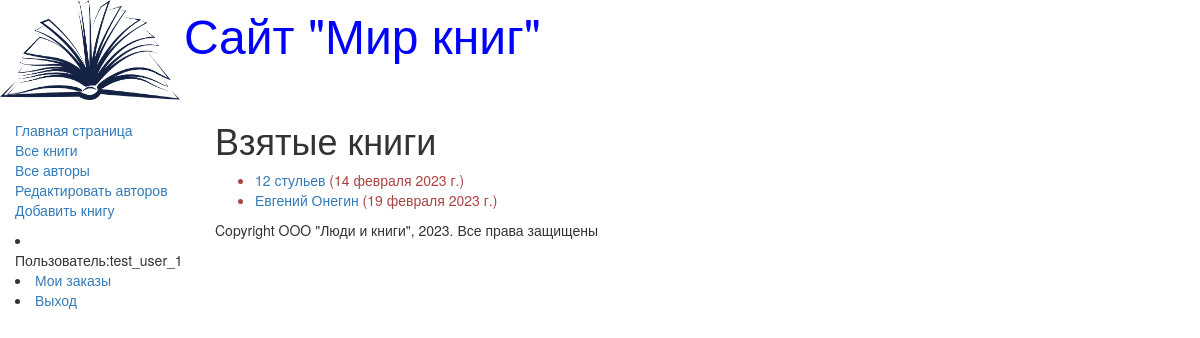
The app's page /mybooks/ (signed in) with its own data.
### catalog/models.py (models this page shows, shortened)
class Bookinstance(models.Model):
    book = models.ForeignKey('Book', on_delete=models.CASCADE, null=True, )
    inv_nom = models.CharField(max_length=20, null=True, help_text='Введите инвентарный номер экземпляра',
                               verbose_name='Инвентарный номер')
    imprint = models.CharField(max_length=200, null=True, help_text='Введите издательство и год выпуска',
                               verbose_name='Издательство')
    status = models.ForeignKey('Status', on_delete=models.CASCADE, null=True, help_text='Изменить состояние экземпляра',
                               verbose_name='Статус экземпляра книги')
    due_back = models.DateField(null=True, blank=True, help_text='Введите конец срока статуса',
                                verbose_name='Дата окончания статуса')
    borrower = models.ForeignKey(User, on_delete=models.SET_NULL, null=True, blank=True, verbose_name='Заказчик',
                                 help_text='Выбирите заказчика книги')
    @property
    def is_overdue(self):
        if self.due_back and date.today() > self.due_back:
            return True
        return False

class Book(models.Model):
    title = models.CharField(max_length=200, help_text='Введите название книги', verbose_name='Название книги')
    genre = models.ForeignKey(Genre, on_delete=models.CASCADE, help_text='Выберите жанр книги',
                              verbose_name='Жанр книги', null=True)
    language = models.ForeignKey(Language, on_delete=models.CASCADE, help_text='Выберите язык книги',
                                 verbose_name='Язык книги', null=True)
    author = models.ManyToManyField(Author, help_text='Выберите автора книги',
                                    verbose_name='Автор книги')
    summary = models.TextField(max_length=1000, help_text='Введите красткое описание книги',
                               verbose_name='Аннотация книги')
    isbn = models.CharField(max_length=13, help_text='Должно содержать 13 символов', verbose_name='ISBN книги')
    def display_author(self):
        return ', '.join([author.last_name for author in self.author.all()])
    display_author.short_description = 'Авторы'

### catalog/views.py (the view)
# urls.py: re_path(r'^mybooks/$', views.LoanedBooksByUserListView.as_view(), name='my-borrowed')
class LoanedBooksByUserListView(LoginRequiredMixin, generic.ListView):
    model = Bookinstance
    template_name = 'catalog/bookinstance_list_borrowed_user.html'
    paginate_by = 10
    def get_queryset(self):
        return Bookinstance.objects.filter(borrower=self.request.user).filter(status__exact='2').order_by('due_back')

### catalog/templates/catalog/bookinstance_list_borrowed_user.html
<!DOCTYPE html>
{% extends 'base_generic.html' %}
{% block content %}
<h1>Взятые книги</h1>
{% if bookinstance_list %}
<ul>
    {% for bookinst in bookinstance_list %}
    <li class="{% if bookinst.is_overdue %} text-danger{% endif %}">
        <a href="{% url 'book-detail' bookinst.book.pk %}">{{ bookinst.book.title }}</a>
                                                          ({{ bookinst.due_back }})
    </li>
    {% endfor %}
</ul>
    {% else %}
        <p>Нет книг со статусом в заказе</p>
    {% endif %}
{% endblock %}

### catalog/templates/base_generic.html (shortened to what this page needs)
<!DOCTYPE html>
<html lang="en">
<head>
    <link rel="stylesheet" href="https://maxcdn.bootstrapcdn.com/bootstrap/3.3.7/css/bootstrap.min.css">
    {% load static %}
        <link rel="stylesheet" href="{% static 'ccs/style.css' %}">
    {% block head %}
        <img src="{% static 'images/logo.png' %}" style="width: 180px; height: 100px;" align="absmiddle">
        <font size="7" color="blue">Сайт "Мир книг"</font>
    {% endblock %}
</head>
<body>
    <div class="container-fluid">
        <div class="row">
            <div class="col-sm-2">
            {% block sidebar %}
            <ul class="sidebar-nav">
                <li> <a href="{% url 'index' %}">Главная страница</a></li>
                <li> <a href="{% url 'books' %}">Все книги</a></li>
                <li> <a href="{% url 'authors' %}">Все авторы</a></li>
                <li> <a href="{% url 'authors_add' %}">Редактировать авторов</a></li>
                <li> <a href="{% url 'book_create' %}">Добавить книгу</a></li>
            </ul>
                {% if user.is_authenticated %}
                    <li>Пользователь:{{ user.get_username }}</li>
                    <li><a href="{% url 'my-borrowed' %}">Мои заказы</a></li>
                    <li><a href="{% url 'logout' %}?next={{ request.path}} ">Выход</a></li>
                {% else %}
                    <li><a href="{% url 'login' %}?next={{ request.path }} ">Вход</a></li>
                {% endif %}
            {% endblock %}
            </div>
            <div class="col-sm-10">
            {% block content %}{% endblock %}
                {% block footer %}
                    {% block copyright %}
                        <p>Copyright OOO "Люди и книги", 2023. Все права защищены</p>
                    {% endblock %}
                {% endblock %}
            </div>
        </div>
    </div>
</body>
</html>

### catalog/static/css/style.css (style rules this page uses)
.sidebar-nav { margin-top: 20px; padding: 0; list-style: none; }

### records on screen
Bookinstance: book "12 стульев", due_back "14 февраля 2023 г."
Bookinstance: book "Евгений Онегин", due_back "19 февраля 2023 г."

### other values on screen
{{ user.get_username }} "test_user_1"
